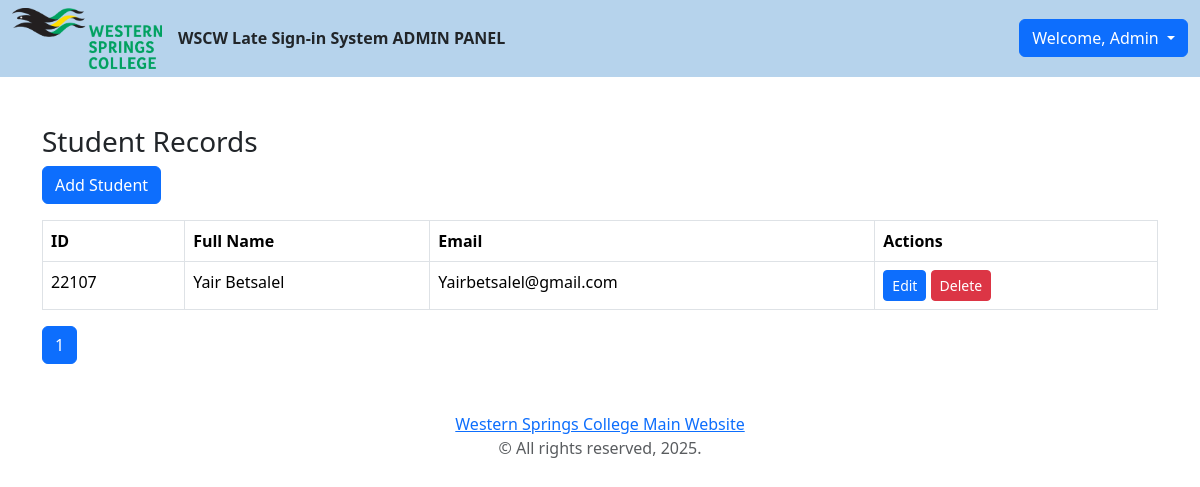
The page /admin1022/students (signed in) on the database its author committed.
### models.py (models this page shows, shortened)
class Student(db.Model):
    id = db.Column(db.Integer, primary_key=True)  #Unique Database ID
    student_id = db.Column(db.String(20), unique=True, nullable=False)  #School ID
    full_name = db.Column(db.String(100), nullable=False)
    email = db.Column(db.String(120), nullable=True)
    total_late_count = db.Column(db.Integer, default=0)

### admin_route.py (the view)
@admin_r.route('/students')
def students():
    if not session.get('admin_logged_in'):
        return redirect(url_for('admin.login'))
    page = request.args.get('page', 1, type=int)
    students = Student.query.order_by(Student.student_id.desc()).paginate(page=page, per_page=30)
    return render_template('admin_students.html', students=students)

### templates/admin_students.html (shortened to what this page needs)
{% extends 'admin_base.html' %}
{% block dropdown %}
<div class="dropdown">
   <a class="mb-0 btn btn-primary dropdown-toggle" href="#" role="button" data-bs-toggle="dropdown" aria-expanded="false">
     Welcome, Admin
   </a>
 </div>
{% endblock %}
{% block content %}
<div class="container mt-5">
    <h3>Student Records</h3>
    <a href="{{ url_for('admin.add_student') }}" class="btn btn-primary mb-3">Add Student</a>
    <table class="table table-bordered">
        <thead>
            <tr><th>ID</th><th>Full Name</th><th>Email</th><th>Actions</th></tr>
        </thead>
        <tbody>
            {% for student in students.items %}
            <tr>
                <td>{{ student.student_id }}</td>
                <td>{{ student.full_name }}</td>
                <td>{{ student.email }}</td>
                <td>
                    <a href="{{ url_for('admin.edit_student', student_id=student.id) }}" class="btn btn-sm btn-primary">Edit</a>
                    <form action="{{ url_for('admin.delete_student', student_id=student.id) }}" method="post" style="display:inline-block;">
                        <button class="btn btn-sm btn-danger" onclick="return confirm('Delete student?')">Delete</button>
                    </form>
                </td>
            </tr>
            {% endfor %}
        </tbody>
    </table>
    <nav>
        <ul class="pagination">
            {% for page_num in range(1, students.pages + 1) %}
            <li class="page-item {% if page_num == students.page %}active{% endif %}">
                <a class="page-link" href="{{ url_for('admin.students', page=page_num) }}">{{ page_num }}</a>
            </li>
            {% endfor %}
        </ul>
    </nav>
</div>
{% endblock %}

### rows shown on the page
Student: student_id "22107", full_name "Yair Betsalel", email "Yairbetsalel@gmail.com"

### other values the page prints
{{ page_num }} "1"
